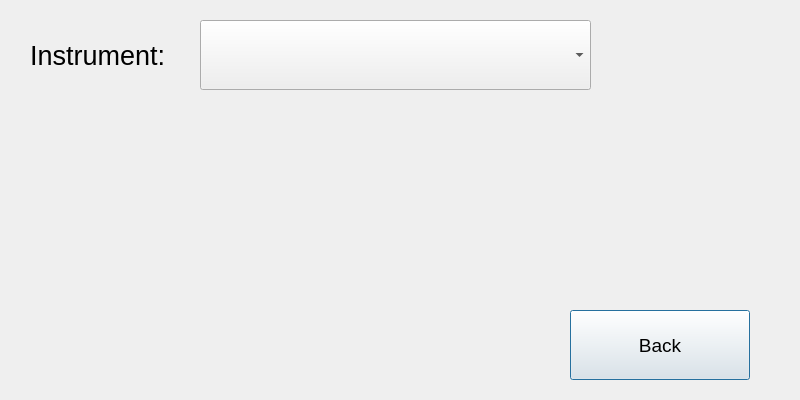
<?xml version="1.0" encoding="UTF-8"?>
<ui version="4.0">
 <class>Settings</class>
 <widget class="QDialog" name="Settings">
  <property name="geometry">
   <rect>
    <x>0</x>
    <y>0</y>
    <width>800</width>
    <height>400</height>
   </rect>
  </property>
  <property name="windowTitle">
   <string>Dialog</string>
  </property>
  <widget class="QPushButton" name="backButton">
   <property name="geometry">
    <rect>
     <x>570</x>
     <y>310</y>
     <width>180</width>
     <height>70</height>
    </rect>
   </property>
   <property name="font">
    <font>
     <pointsize>14</pointsize>
    </font>
   </property>
   <property name="text">
    <string>Back</string>
   </property>
  </widget>
  <widget class="QLabel" name="label">
   <property name="geometry">
    <rect>
     <x>30</x>
     <y>40</y>
     <width>141</width>
     <height>31</height>
    </rect>
   </property>
   <property name="font">
    <font>
     <pointsize>20</pointsize>
    </font>
   </property>
   <property name="text">
    <string>Instrument:</string>
   </property>
  </widget>
  <widget class="QComboBox" name="instrumentBox">
   <property name="geometry">
    <rect>
     <x>200</x>
     <y>20</y>
     <width>391</width>
     <height>70</height>
    </rect>
   </property>
   <property name="font">
    <font>
     <pointsize>18</pointsize>
    </font>
   </property>
  </widget>
 </widget>
 <resources/>
 <connections/>
</ui>
